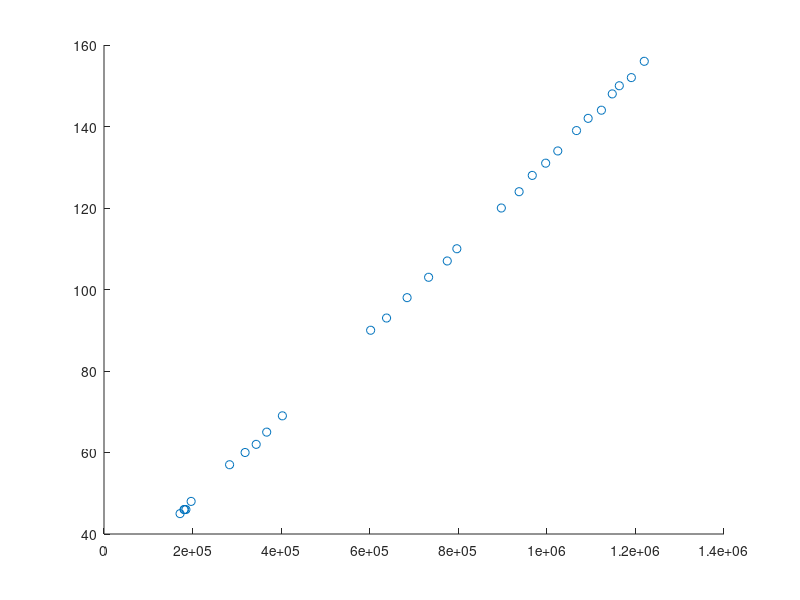
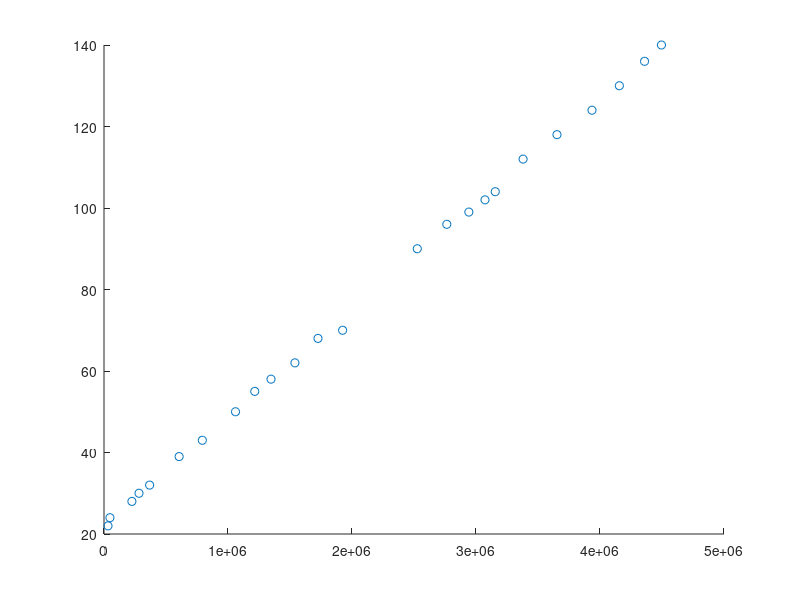
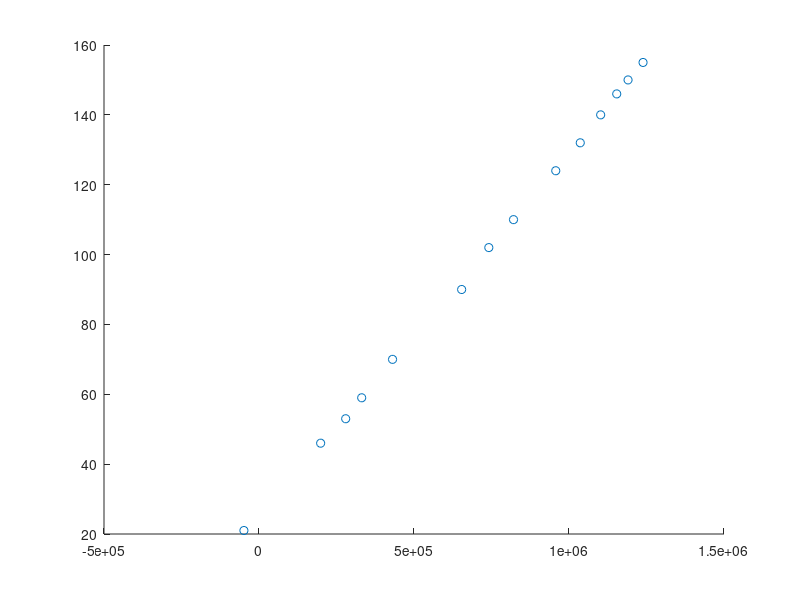
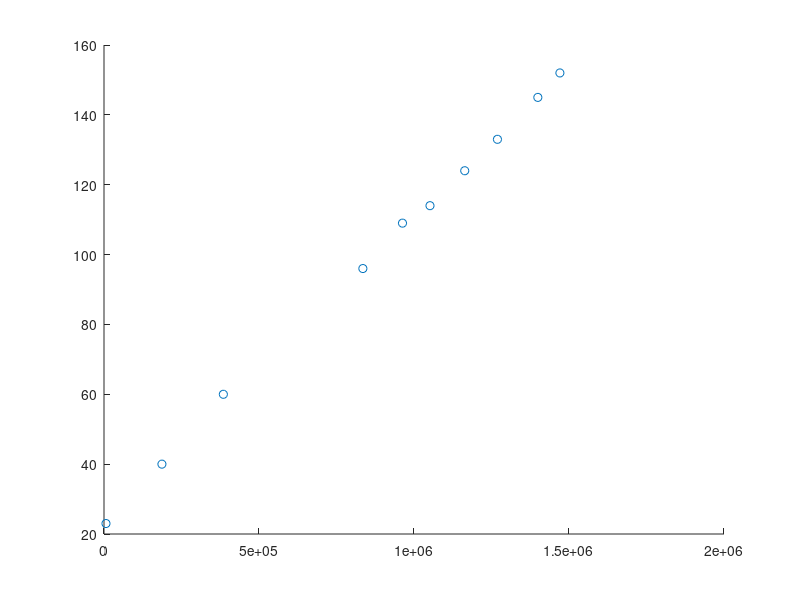

Source code (MATLAB) for these figures, in order:

%%
%PT1

pt1.start=-60000;
pt1.Gauge=[45 46 46 46 48  ...
    57 60 62 65 69 ...
    90 93 98 103 107 110 ...
    120 124 128 131 134 ...
    139 142 144 148 150 ...
    152 156]
pt1.PT=[171707.00 180674.00 181972.00 184974.00 196740.00 ...
    283569.00 318601.00 343639.00 367378.00 402781.00 ...
    602073.00 638001.00 684387.00 732979.00 775082.00 796755.00 ...
    897179.00 937335.00 967053.00 997322.00 1024697.00 ...
    1066939.00 1093215.00 1123169.00 1147668.00 1163565.00 ...
    1190794.00 1219952.00]
[pt1.fit,pt1.error]=polyfit(pt1.PT,pt1.Gauge,1)
figure
scatter(pt1.PT,pt1.Gauge)


%%
%PT2

pt2.start=-60000;
pt2.Gauge=[22 24 28 30 32 39 43 50 55 58 62 68 ...
    70 90 96 99 102 104 112 118 124 130 136 140]
pt2.PT=[32262.00 47842.00 224992.00 282273.00 367966.00 ...
    605806.00 793044.00 1060554.00 1215689.00 1346859.00 ...
    1539790.00 1725640.00 1924297.00 2526356.00 2764500.00 ...
    2942380.00 3072504.00 3155271.00 3379769.00 3653091.00 ...
    3935441.00 4156026.00 4359351.00 4495548.00]
[pt2.fit,pt2.error]=polyfit(pt2.PT,pt2.Gauge,1)
figure
scatter(pt2.PT,pt2.Gauge) 

%%
%PT3

pt3.start= -1;
pt3.Gauge=[21  46 53 59 ...
    70 90 102 110 124 ...
    132 140 146 150 155]
pt3.PT=[-48659.00 198857 279632 331264 ...
    430774 653674.00 741323 820988.00 957273 ...
    1036292 1102140 1153977 1190478 1238842]
[pt3.fit,pt3.error]=polyfit(pt3.PT,pt3.Gauge,1)
figure
scatter(pt3.PT,pt3.Gauge) 

%%
%PT4

pt4.start= 3377 ;
pt4.Gauge=[23 40 60 96 109 114 124 133 145 152]
pt4.PT=[6386 186843 385001 835040 962856 1051570 1163630 1269147 1399450.00 1470641.00]
[pt4.fit,pt4.error]=polyfit(pt4.PT,pt4.Gauge,1)
figure
scatter(pt4.PT,pt4.Gauge) 

%%
error=[pt1.error pt2.error pt3.error pt4.error]
error.normr
